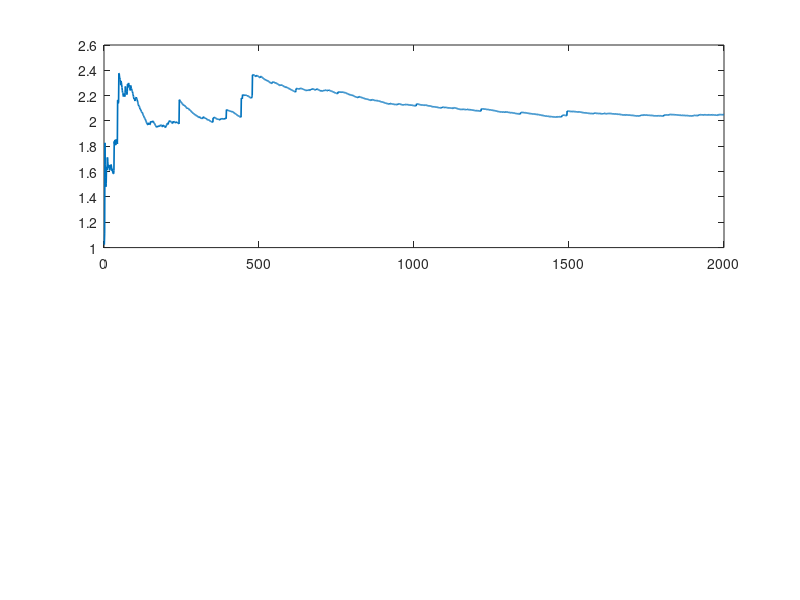

Reproduce this figure in MATLAB. (Note: this script raises an error after producing the figure.)
% pareto_law_of_large_numbers_and_variance.m
% パレート分布(x0=1, a=2)で乱数を生成し，
% サンプル平均 X_n とサンプル分散 σ_n^2 を n=1…2000 でプロット

clearvars; close all; clc;

%% 乱数シード設定
rng('shuffle');

%% パラメータ
x0   = 1;      % スケールパラメータ
a    = 2;      % 形状パラメータ
Nmax = 2000;   % 最大サンプル数

%% パレート乱数生成（逆関数法）
U = rand(Nmax,1);
X = x0 * (1 - U).^(-1/a);

%% サンプル平均 X_n の計算
Xn = cumsum(X) ./ (1:Nmax)';

%% サンプル分散 σ_n^2 の計算
sigma2_n = cumsum((X - 2).^2) ./ (1:Nmax)';

%% プロット：サンプル平均とサンプル分散
figure('Name','大数の法則と分散の挙動','NumberTitle','off');

% サンプル平均
subplot(2,1,1);
plot(1:Nmax, Xn, 'LineWidth', 1.2);
hold on;
yline(2, 'r--','LineWidth',1.5);  % 理論期待値 2
hold off;
xlabel('n');
ylabel('X_n');
title('サンプル平均 X_n の収束');
grid on;

% サンプル分散
subplot(2,1,2);
plot(1:Nmax, sigma2_n, 'LineWidth', 1.2);
xlabel('n');
ylabel('\sigma_n^2');
title('サンプル分散 \sigma_n^2 の挙動');
grid on;
